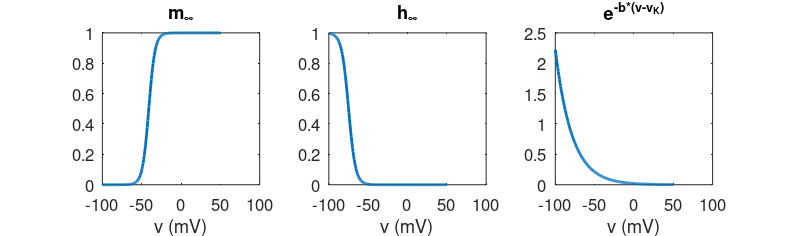

Recreate this plot in MATLAB.
% Plot some properties related to the open probability of the parsimonious 
% ventricular rabbit model 
clear all

% Set up parameters
v_K = -83;     % mV
b = 0.047;     % 1/mV
Em = -41;      km = -4;    
Eh = -74.9;    kh = 4.4;    tau_h_0 = 6.8;    delta_h = 0.8;

% Define rate constants
m_inf = @(v) 1./(1+exp((v-Em)/km));
tau_m = @(v) 0.12;
h_inf = @(v) 1./(1+exp((v-Eh)/kh));
tau_h = @(v) 2*tau_h_0*exp(delta_h*(v-Eh)/kh)./(1+exp((v-Eh)/kh));
o_K = @(v) exp(-b*(v-v_K));

% Set up v
v = linspace(-100, 50, 201);

% Set up figure
figure('Units','centimeters', 'Position', [10 10 20 6], ...
    'PaperPositionMode', 'auto', 'PaperUnits', 'centimeters', ...
    'PaperSize', [17.2, 6])

% Plot m_inf
subplot(1,3,1)
plot(v, m_inf(v), 'linewidth', 2)
set(gca, 'fontsize', 12)
title('m_{\infty}')
xlabel('v (mV)')

% Plot h_inf
subplot(1,3,2)
plot(v, h_inf(v), 'linewidth', 2)
set(gca, 'fontsize', 12)
title('h_{\infty}')
xlabel('v (mV)')

% Plot K-channel open probability
subplot(1,3,3)
plot(v, o_K(v), 'linewidth', 2)
set(gca, 'fontsize', 12)
title('e^{-b*(v-v_K)}')
xlabel('v (mV)')

% Save figure
print('-dpdf', '../Figures/Ch8_Fig3.pdf')


